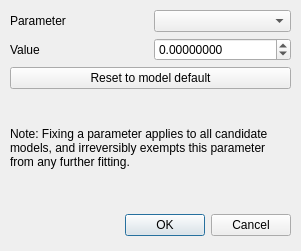
<?xml version="1.0" encoding="UTF-8"?>
<ui version="4.0">
 <class>FixParamDialog</class>
 <widget class="QDialog" name="FixParamDialog">
  <property name="geometry">
   <rect>
    <x>0</x>
    <y>0</y>
    <width>301</width>
    <height>251</height>
   </rect>
  </property>
  <property name="windowTitle">
   <string>Fix parameter</string>
  </property>
  <widget class="QDialogButtonBox" name="buttonBox">
   <property name="geometry">
    <rect>
     <x>110</x>
     <y>210</y>
     <width>181</width>
     <height>31</height>
    </rect>
   </property>
   <property name="orientation">
    <enum>Qt::Horizontal</enum>
   </property>
   <property name="standardButtons">
    <set>QDialogButtonBox::Cancel|QDialogButtonBox::Ok</set>
   </property>
  </widget>
  <widget class="QWidget" name="">
   <property name="geometry">
    <rect>
     <x>10</x>
     <y>10</y>
     <width>281</width>
     <height>191</height>
    </rect>
   </property>
   <layout class="QGridLayout" name="gridLayout">
    <item row="1" column="1">
     <widget class="QDoubleSpinBox" name="doubleSpinBox">
      <property name="decimals">
       <number>8</number>
      </property>
      <property name="minimum">
       <double>-99999999.000000000000000</double>
      </property>
      <property name="maximum">
       <double>99999999.000000000000000</double>
      </property>
     </widget>
    </item>
    <item row="1" column="0">
     <widget class="QLabel" name="label_2">
      <property name="text">
       <string>Value</string>
      </property>
     </widget>
    </item>
    <item row="0" column="1">
     <widget class="QComboBox" name="comboBox"/>
    </item>
    <item row="0" column="0">
     <widget class="QLabel" name="label">
      <property name="text">
       <string>Parameter</string>
      </property>
     </widget>
    </item>
    <item row="2" column="0" colspan="2">
     <widget class="QPushButton" name="pushButton">
      <property name="text">
       <string>Reset to model default</string>
      </property>
     </widget>
    </item>
    <item row="3" column="0" colspan="2">
     <widget class="QLabel" name="label_3">
      <property name="text">
       <string>Note: Fixing a parameter applies to all candidate models, and irreversibly exempts this parameter from any further fitting.</string>
      </property>
      <property name="wordWrap">
       <bool>true</bool>
      </property>
     </widget>
    </item>
   </layout>
  </widget>
 </widget>
 <resources/>
 <connections>
  <connection>
   <sender>buttonBox</sender>
   <signal>accepted()</signal>
   <receiver>FixParamDialog</receiver>
   <slot>accept()</slot>
   <hints>
    <hint type="sourcelabel">
     <x>248</x>
     <y>254</y>
    </hint>
    <hint type="destinationlabel">
     <x>157</x>
     <y>274</y>
    </hint>
   </hints>
  </connection>
  <connection>
   <sender>buttonBox</sender>
   <signal>rejected()</signal>
   <receiver>FixParamDialog</receiver>
   <slot>reject()</slot>
   <hints>
    <hint type="sourcelabel">
     <x>316</x>
     <y>260</y>
    </hint>
    <hint type="destinationlabel">
     <x>286</x>
     <y>274</y>
    </hint>
   </hints>
  </connection>
 </connections>
</ui>
